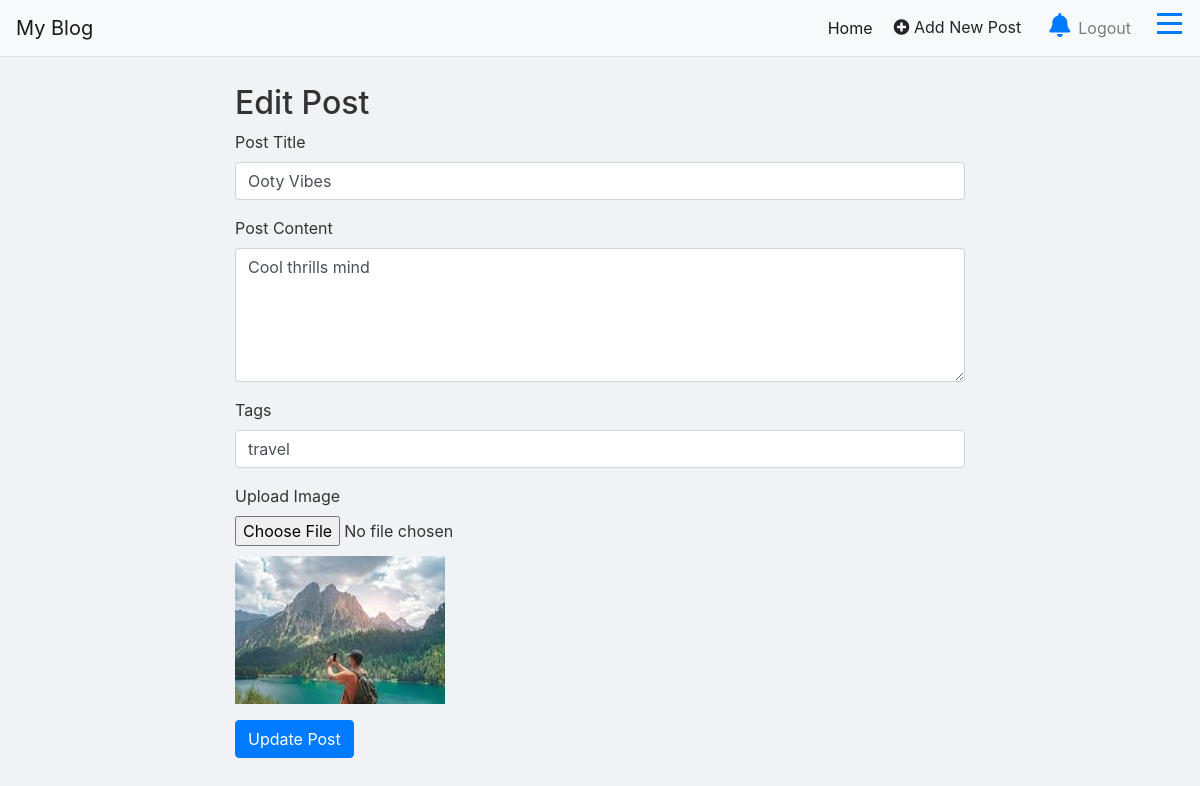
Page /edit_post/3/ (signed in) on the committed database.
### blog/models.py (models this page shows)
class Post(models.Model):
    title = models.CharField(max_length=100)
    content = models.TextField()
    author = models.ForeignKey(User, on_delete=models.CASCADE)
    tag=models.CharField(max_length=50,blank=True, null=True)
    image = models.ImageField(upload_to='post_images/', blank=True, null=True)  # New image field
    created_at = models.DateTimeField(auto_now_add=True)
    updated_at = models.DateTimeField(auto_now=True)
    is_available = models.BooleanField(default=True)

### blog/views.py (the view, shortened to what this page needs)
# urls.py: path('edit_post/<int:post_id>/', views.edit_post, name='edit_post'),
@login_required
def edit_post(request, post_id):
    post = get_object_or_404(Post, id=post_id)
    return render(request, 'editpost.html', {'post': post})

### templates/editpost.html (shortened to what this page needs)
{% extends "layout/base.html" %}
{% load static %}
{% block content %}
<div class="container mt-4">
    <div class="row justify-content-center">
        <div class="col-md-8">
            <h2>Edit Post</h2>
            <form method="POST" enctype="multipart/form-data" action="{% url 'edit_post' post.id %}" id="editPostForm">
                <div class="form-group">
                    <label for="title">Post Title</label>
                    <input type="text" class="form-control" id="title" name="title" placeholder="Enter post title" value="{{ post.title }}" required>
                </div>
                <div class="form-group">
                    <label for="content">Post Content</label>
                    <textarea class="form-control" id="content" name="content" rows="5" placeholder="Enter post content" required>{{ post.content }}</textarea>
                </div>
                <div class="form-group">
                    <label for="tags">Tags</label>
                    <input type="text" class="form-control" id="tags" name="tags" placeholder="Enter tags, separated by commas" value="{{ post.tag }}">
                </div>
                <div class="form-group">
                    <label for="image">Upload Image</label>
                    <input type="file" class="form-control-file" id="image" name="image">
                    {% if post.image %}
                    <img src="{{ post.image.url }}" alt="Current Image" style="max-width: 100%; margin-top: 10px;">
                    {% endif %}
                </div>
                <button type="submit" class="btn btn-primary">Update Post</button>
            </form>
        </div>
    </div>
</div>
{% endblock %}

### templates/layout/base.html (style rules this page uses)
body { background-color: #f0f2f5; color: #333; padding-top: 60px; }
.btn-primary { background-color: #007bff; border-color: #007bff; }

### rows in the picture
Post: title "Ooty Vibes", content "Cool thrills mind", tags "travel", image (picture)
